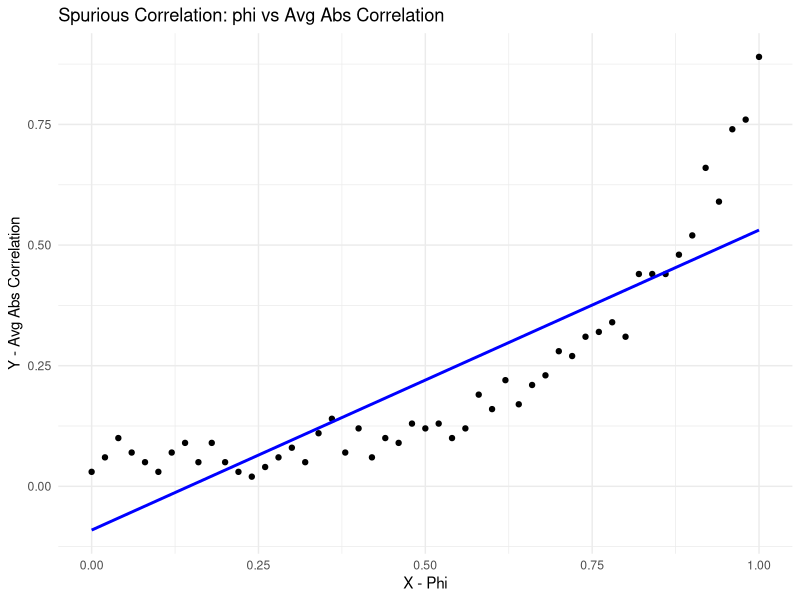

R code for this plot:
library(ggplot2)
library(dplyr)

set.seed(210)

n <- 500
times <- 100
phis <- seq(0, 1, .02)
comb <- expand.grid(times = seq(times), n = n, phis)
ncomb <- nrow(comb)

res <- matrix(NA, nrow = ncomb, ncol = 6)
colnames(res) <- c('ix', 'n', 'phi', 'cor', 'tstat', 'pval')

simulate_ar <- function(n, phi, sigma = .1) {
  y <- rep(0, n)
  
  for (t in seq(2, n)) {
    y[t] <- phi*y[t-1] + rnorm(1, 0, sigma)
  }
  
  y
}

for (i in seq(ncomb)) {
  ix <- comb[i, 1]
  n <- comb[i, 2]
  phi <- comb[i, 3]
  
  test <- cor.test(simulate_ar(n, phi = phi), simulate_ar(n, phi = phi))
  res[i, ] <- c(ix, n, phi, test$estimate, test$statistic, test$p.value)
}

dat <- data.frame(res) %>% 
  group_by(phi) %>% 
  summarize(
    avg_abs_corr = mean(abs(cor)),
    avg_abs_tstat = mean(abs(tstat)),
    percent_sig = mean(pval < .05)
  )


ggplot(dat, aes(x = phi, y = percent_sig)) +
  geom_point() +
  geom_smooth(method = "lm", se = FALSE, color = "blue") +
  labs(title = "Spurious Correlation: phi vs Avg Abs Correlation",
       x = "X - Phi",
       y = "Y - Avg Abs Correlation") +
  theme_minimal()